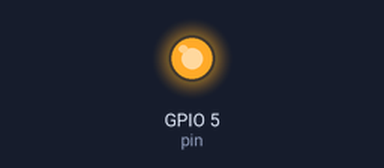
The sketch below on a simulated ESP32. Parts: output pins drawn as LEDs (lit = HIGH).

Above: at 2.5 s.
At 5.5 s:
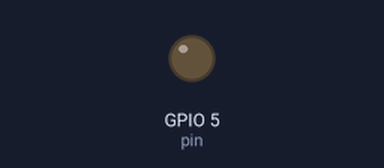
Timing chart, 0 to 7.8 s (numbered marks = the images above):
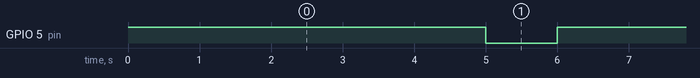

Measured:
- by itself, GPIO 5 (pin): alternates HIGH for 5.0 s and LOW for 1.0 s

The sketch:

Signal_Pinging.ino
```cpp
#define pin 5 //change this if you change the pin
#define High_delay 5000 //5 sec in the high state
#define Low_delay 1000 //1 sec in the low state
void setup()
{
pinMode(pin, OUTPUT);

}


void loop()
{

    digitalWrite(pin,HIGH);
    delay(5000);
    digitalWrite(pin,LOW);
    delay(1000);

}
```
